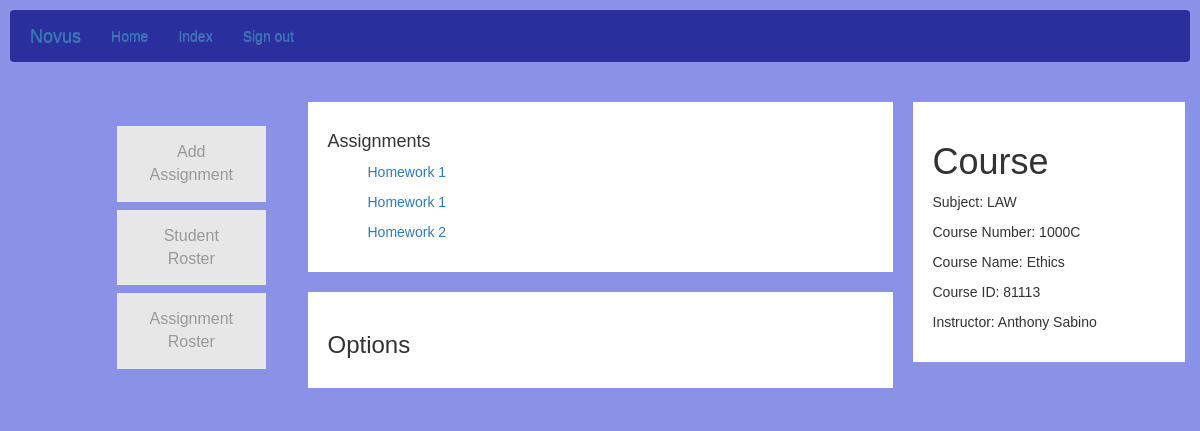
Page /details/Course/3 (signed in) on the committed database.
### models.py (models this page shows)
class Assignment(db.Model):
    __tablename__= "assignments"
    id = db.Column(db.Integer, primary_key=True)
    name = db.Column(db.String(100), index=True, unique=False)
    description = db.Column(db.String(300), unique=False)
    type = db.Column(db.String(20), index=True, unique=False)
    total = db.Column(db.Integer)
    timestamp = db.Column(db.DateTime, index=True, default=datetime.utcnow)
    course_id = Column(Integer, ForeignKey('courses.id'))

class Course (db.Model):
    __tablename__= "courses"
    id = db.Column(db.Integer, primary_key=True)
    uniqueid = db.Column(db.String(5), index=True)
    name = db.Column(db.String(120), index=True, unique=False)
    subject = db.Column(db.String(64), index=True)
    number = db.Column(db.String(8), index=True)
    day = db.Column(db.String(10), index=True)
    start_time = db.Column(db.String(4), index=True)
    end_time = db.Column(db.String(4), index=True)
    professor_id = Column(Integer, ForeignKey('professors.id'))
    posts = relationship("Post", backref="courses")
    assignments = relationship("Assignment", backref="courses")
    students = relationship("Student", secondary=class_registration_table, back_populates="courses")

class User(db.Model, UserMixin):
    __tablename__="users"
    id = db.Column(db.Integer, primary_key=True)
    uniqueid = db.Column(db.String(5), index=True)
    name = db.Column(db.String(120), index=True, unique=False)
    gender = db.Column(db.String(6), index=True)
    email = db.Column(db.String(120), index=True)
    phone = db.Column(db.String(120), index=True)
    birthday = db.Column(db.String(120), index=True)
    active = db.Column(db.Boolean())
    roles = relationship("Role", secondary="user_roles")
    password = db.Column(db.String(128))
    type = db.Column(db.String(15))

### app.py (the view)
@app.route('/details/<type>/<int:id>')
@login_required
def details(type, id):
    if type == "Student":
        student = Student.query.get(id)
        return render_template('students_details.html', student=student)
    elif type == "Professor":
        prof = Professor.query.get(id)
        return render_template('professor_details.html', prof=prof)
    elif type == "Administrator":
        admin = Administrator.query.get(id)
        return render_template('administrator_details.html', admin=admin)
    elif type == "Course":
        course = Course.query.get(id)
        professor = Professor.query.get(course.professor_id)
        assignments = course.assignments
        return render_template('course_details.html', course=course, professor=professor, assignments=assignments)
    else:
        return render_template('error.html')

### templates/course_details.html
{% extends 'layout.html' %}
{% block head %}
        <link rel="stylesheet" href="//maxcdn.bootstrapcdn.com/bootstrap/3.2.0/css/bootstrap.min.css">
        <link rel="stylesheet" href="//maxcdn.bootstrapcdn.com/bootstrap/3.2.0/css/bootstrap-theme.min.css">
        <link rel="stylesheet" type="text/css" href="/static/css/index.css">
{% endblock %}
{% block app_content %}
<div class="row">
  <div class="leftcolumn">
    <div class="card" id="opt">
      <ul>
        <ol><a href="{{ url_for('add_assignment', id=course.id )}}" class="button">Add Assignment</a></ol>
        <ol><a href="{{ url_for('student_course_roster', id=course.id )}}" class="button">Student Roster</a></ol>
        <ol><a href="{{ url_for('gradebooks', id=course.id )}}" class="button">Assignment Roster</a></ol>
      </ul>
    </div>
  </div>
  <div class="centercolumn">
    <div class="card">
      <h4>Assignments</h4>
        <ul>
          {% for assignment in assignments %}
            <p><a href="{{ url_for('assignment', id=assignment.id )}}">{{assignment.name}}</a></p>
          {% endfor %}
        </ul>
    </div>
    <div class="card">
      <h3>Options</h3>
    </div>
  </div>
  <div class="rightcolumn">
    <div class="card">
      <h1>Course</h1>
      <p>Subject: {{course.subject}}</p>
      <p>Course Number: {{course.number}}</p>
      <p>Course Name: {{course.name}}</p>
      <p>Course ID: {{course.uniqueid}}</p>
      <p>Instructor: {{professor.name}}</p>
    </div>
  </div>
</div>
{% endblock %}

### static/css/index.css (style rules this page uses)
* { box-sizing: border-box; }
body { font-family: Arial; padding: 10px; background: #8a92e8; }
.leftcolumn { float: left; width: 25%; background-color: #8a92e8; padding-right: 20px; }
#opt { background-color: #8a92e8; }
.button { background-color: #e7e7e7; border: none; color: #999999; padding: 15px 32px; text-align: center; text-decoration: none; display: inline-block; font-size: 16px; margin: 4px 2px; cursor: pointer; }
.centercolumn { float: left; width: 50%; }
.rightcolumn { float: left; width: 25%; background-color: #8a92e8; padding-left: 20px; }
.card { background-color: white; padding: 20px; margin-top: 20px; }
.row:after { content: ""; display: table; clear: both; }

### rows in the picture
Assignment: name "Homework 1"
Assignment: name "Homework 1"
Assignment: name "Homework 2"
Course: subject "LAW", number "1000C", name "Ethics", uniqueid "81113"
User: name "Anthony Sabino"
